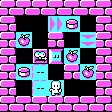

Below is a game level as drawn by its tile map, then a one-line description and the .tmx file that defines it, in full:
An orthogonal 7x7 tile map with 16x16 px tiles, 1 tile layer (base).

<map version="1.5" tiledversion="1.5.0" orientation="orthogonal" renderorder="right-down" width="7" height="7" tilewidth="16" tileheight="16" infinite="0" nextlayerid="2" nextobjectid="1">
 <tileset firstgid="1" source="../../editor_tiles.tsx" />
 <layer id="1" name="base" width="7" height="7">
  <data encoding="csv">
1,1,1,1,1,1,1,
1,0,0,10,6,0,1,
1,3,0,1,0,9,1,
1,0,12,5,3,0,1,
1,6,4,0,1,3,1,
1,0,4,2,0,0,1,
1,1,1,1,1,1,1
</data>
 </layer>
</map>
